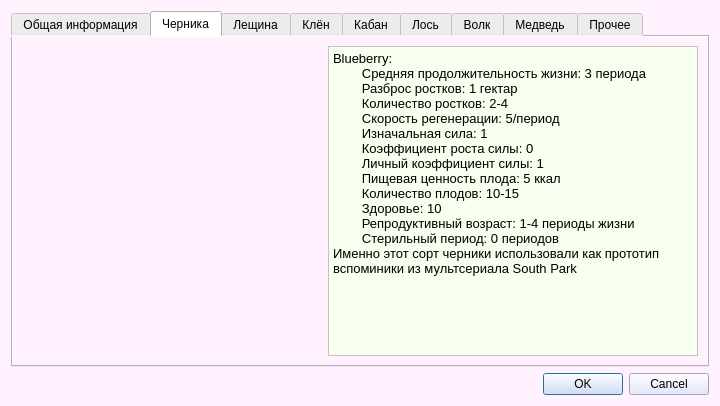
<?xml version="1.0" encoding="UTF-8"?>
<ui version="4.0">
 <class>InfoDialog</class>
 <widget class="QDialog" name="InfoDialog">
  <property name="geometry">
   <rect>
    <x>0</x>
    <y>0</y>
    <width>720</width>
    <height>406</height>
   </rect>
  </property>
  <property name="windowTitle">
   <string>Помощь</string>
  </property>
  <property name="windowIcon">
   <iconset>
    <normaloff>gamedata/icons/wasteland_icon.jpg</normaloff>gamedata/icons/wasteland_icon.jpg</iconset>
  </property>
  <property name="styleSheet">
   <string notr="true">background-color: rgb(255, 242, 254);</string>
  </property>
  <layout class="QGridLayout" name="gridLayout_2">
   <item row="0" column="0">
    <layout class="QGridLayout" name="gridLayout">
     <item row="0" column="0">
      <widget class="QTabWidget" name="tabsWidget">
       <property name="currentIndex">
        <number>1</number>
       </property>
       <widget class="QWidget" name="generalTab">
        <attribute name="title">
         <string>Общая информация</string>
        </attribute>
        <layout class="QGridLayout" name="gridLayout_4">
         <item row="0" column="0">
          <layout class="QGridLayout" name="gridLayout_3">
           <item row="0" column="0">
            <widget class="QTextEdit" name="generalInfo">
             <property name="styleSheet">
              <string notr="true">background-color: rgb(247, 255, 238);</string>
             </property>
             <property name="readOnly">
              <bool>true</bool>
             </property>
             <property name="html">
              <string>&lt;!DOCTYPE HTML PUBLIC &quot;-//W3C//DTD HTML 4.0//EN&quot; &quot;http://www.w3.org/TR/REC-html40/strict.dtd&quot;&gt;
&lt;html&gt;&lt;head&gt;&lt;meta name=&quot;qrichtext&quot; content=&quot;1&quot; /&gt;&lt;style type=&quot;text/css&quot;&gt;
p, li { white-space: pre-wrap; }
&lt;/style&gt;&lt;/head&gt;&lt;body style=&quot; font-family:'Noto Sans'; font-size:10pt; font-weight:400; font-style:normal;&quot;&gt;
&lt;p style=&quot; margin-top:0px; margin-bottom:0px; margin-left:0px; margin-right:0px; -qt-block-indent:0; text-indent:0px;&quot;&gt;Forest Simulation - version 2.0 release (04.05.2023)&lt;/p&gt;
&lt;p style=&quot; margin-top:0px; margin-bottom:0px; margin-left:0px; margin-right:0px; -qt-block-indent:0; text-indent:0px;&quot;&gt;  Автор: Vodohleb04 (Yackubovskiy Kirill, 121703)&lt;/p&gt;
&lt;p style=&quot; margin-top:0px; margin-bottom:0px; margin-left:0px; margin-right:0px; -qt-block-indent:0; text-indent:0px;&quot;&gt;  ППОИС, лаб.4&lt;/p&gt;
&lt;p style=&quot; margin-top:0px; margin-bottom:0px; margin-left:0px; margin-right:0px; -qt-block-indent:0; text-indent:0px;&quot;&gt;There are 7 types of creatures that can be a part of ecosystem:&lt;/p&gt;
&lt;p style=&quot; margin-top:0px; margin-bottom:0px; margin-left:0px; margin-right:0px; -qt-block-indent:0; text-indent:0px;&quot;&gt;  Plants are:	- Blueberry	- Hazel	- Maple&lt;/p&gt;
&lt;p style=&quot; margin-top:0px; margin-bottom:0px; margin-left:0px; margin-right:0px; -qt-block-indent:0; text-indent:0px;&quot;&gt;  Animals are	:    - Boar(Herbivore animal)    - Elk(Herbivore animal)     - Wolf(Predator animal)    - Bear(Omnivorous)&lt;/p&gt;
&lt;p style=&quot; margin-top:0px; margin-bottom:0px; margin-left:0px; margin-right:0px; -qt-block-indent:0; text-indent:0px;&quot;&gt; Every creature dies after some period. Deadly worm - immortal forest entity that destroy died animals.&lt;/p&gt;
&lt;p style=&quot; margin-top:0px; margin-bottom:0px; margin-left:0px; margin-right:0px; -qt-block-indent:0; text-indent:0px;&quot;&gt; Deadly worm sleeps for some period that is named deadly worm sleep interval.&lt;/p&gt;&lt;/body&gt;&lt;/html&gt;</string>
             </property>
            </widget>
           </item>
          </layout>
         </item>
        </layout>
       </widget>
       <widget class="QWidget" name="blueberryTab">
        <attribute name="title">
         <string>Черника</string>
        </attribute>
        <layout class="QGridLayout" name="gridLayout_6">
         <item row="0" column="0">
          <layout class="QGridLayout" name="gridLayout_5">
           <item row="0" column="1">
            <widget class="QTextEdit" name="blueBerryText">
             <property name="styleSheet">
              <string notr="true">background-color: rgb(247, 255, 238);</string>
             </property>
             <property name="readOnly">
              <bool>true</bool>
             </property>
             <property name="html">
              <string>&lt;!DOCTYPE HTML PUBLIC &quot;-//W3C//DTD HTML 4.0//EN&quot; &quot;http://www.w3.org/TR/REC-html40/strict.dtd&quot;&gt;
&lt;html&gt;&lt;head&gt;&lt;meta name=&quot;qrichtext&quot; content=&quot;1&quot; /&gt;&lt;style type=&quot;text/css&quot;&gt;
p, li { white-space: pre-wrap; }
&lt;/style&gt;&lt;/head&gt;&lt;body style=&quot; font-family:'Noto Sans'; font-size:10pt; font-weight:400; font-style:normal;&quot;&gt;
&lt;p style=&quot; margin-top:0px; margin-bottom:0px; margin-left:0px; margin-right:0px; -qt-block-indent:0; text-indent:0px;&quot;&gt;Blueberry:&lt;/p&gt;
&lt;p style=&quot; margin-top:0px; margin-bottom:0px; margin-left:0px; margin-right:0px; -qt-block-indent:0; text-indent:0px;&quot;&gt;        Средняя продолжительность жизни: 3 периода&lt;/p&gt;
&lt;p style=&quot; margin-top:0px; margin-bottom:0px; margin-left:0px; margin-right:0px; -qt-block-indent:0; text-indent:0px;&quot;&gt;        Разброс ростков: 1 гектар&lt;/p&gt;
&lt;p style=&quot; margin-top:0px; margin-bottom:0px; margin-left:0px; margin-right:0px; -qt-block-indent:0; text-indent:0px;&quot;&gt;        Количество ростков: 2-4&lt;/p&gt;
&lt;p style=&quot; margin-top:0px; margin-bottom:0px; margin-left:0px; margin-right:0px; -qt-block-indent:0; text-indent:0px;&quot;&gt;        Скорость регенерации: 5/период&lt;/p&gt;
&lt;p style=&quot; margin-top:0px; margin-bottom:0px; margin-left:0px; margin-right:0px; -qt-block-indent:0; text-indent:0px;&quot;&gt;        Изначальная сила: 1&lt;/p&gt;
&lt;p style=&quot; margin-top:0px; margin-bottom:0px; margin-left:0px; margin-right:0px; -qt-block-indent:0; text-indent:0px;&quot;&gt;        Коэффициент роста силы: 0&lt;/p&gt;
&lt;p style=&quot; margin-top:0px; margin-bottom:0px; margin-left:0px; margin-right:0px; -qt-block-indent:0; text-indent:0px;&quot;&gt;        Личный коэффициент силы: 1&lt;/p&gt;
&lt;p style=&quot; margin-top:0px; margin-bottom:0px; margin-left:0px; margin-right:0px; -qt-block-indent:0; text-indent:0px;&quot;&gt;        Пищевая ценность плода: 5 ккал&lt;/p&gt;
&lt;p style=&quot; margin-top:0px; margin-bottom:0px; margin-left:0px; margin-right:0px; -qt-block-indent:0; text-indent:0px;&quot;&gt;        Количество плодов: 10-15&lt;/p&gt;
&lt;p style=&quot; margin-top:0px; margin-bottom:0px; margin-left:0px; margin-right:0px; -qt-block-indent:0; text-indent:0px;&quot;&gt;        Здоровье: 10&lt;/p&gt;
&lt;p style=&quot; margin-top:0px; margin-bottom:0px; margin-left:0px; margin-right:0px; -qt-block-indent:0; text-indent:0px;&quot;&gt;        Репродуктивный возраст: 1-4 периоды жизни&lt;/p&gt;
&lt;p style=&quot; margin-top:0px; margin-bottom:0px; margin-left:0px; margin-right:0px; -qt-block-indent:0; text-indent:0px;&quot;&gt;        Стерильный период: 0 периодов&lt;/p&gt;
&lt;p style=&quot; margin-top:0px; margin-bottom:0px; margin-left:0px; margin-right:0px; -qt-block-indent:0; text-indent:0px;&quot;&gt;Именно этот сорт черники использовали как прототип вспоминики из мультсериала South Park&lt;/p&gt;&lt;/body&gt;&lt;/html&gt;</string>
             </property>
            </widget>
           </item>
           <item row="0" column="0">
            <widget class="QLabel" name="blueberryIcon">
             <property name="sizePolicy">
              <sizepolicy hsizetype="Fixed" vsizetype="Fixed">
               <horstretch>0</horstretch>
               <verstretch>0</verstretch>
              </sizepolicy>
             </property>
             <property name="minimumSize">
              <size>
               <width>300</width>
               <height>300</height>
              </size>
             </property>
             <property name="maximumSize">
              <size>
               <width>300</width>
               <height>300</height>
              </size>
             </property>
             <property name="text">
              <string/>
             </property>
             <property name="pixmap">
              <pixmap>gamedata/icons/funny_fact_blueberry.jpg</pixmap>
             </property>
             <property name="scaledContents">
              <bool>true</bool>
             </property>
            </widget>
           </item>
          </layout>
         </item>
        </layout>
       </widget>
       <widget class="QWidget" name="hazelTab">
        <attribute name="title">
         <string>Лещина</string>
        </attribute>
        <layout class="QGridLayout" name="gridLayout_8">
         <item row="0" column="0">
          <layout class="QGridLayout" name="gridLayout_7">
           <item row="0" column="0">
            <widget class="QLabel" name="hazelIcon">
             <property name="sizePolicy">
              <sizepolicy hsizetype="Fixed" vsizetype="Fixed">
               <horstretch>30</horstretch>
               <verstretch>0</verstretch>
              </sizepolicy>
             </property>
             <property name="minimumSize">
              <size>
               <width>422</width>
               <height>230</height>
              </size>
             </property>
             <property name="maximumSize">
              <size>
               <width>422</width>
               <height>230</height>
              </size>
             </property>
             <property name="autoFillBackground">
              <bool>false</bool>
             </property>
             <property name="text">
              <string/>
             </property>
             <property name="pixmap">
              <pixmap>gamedata/icons/funny_fact_hazel.png</pixmap>
             </property>
            </widget>
           </item>
           <item row="0" column="1">
            <widget class="QTextEdit" name="hazelInfo">
             <property name="styleSheet">
              <string notr="true">background-color: rgb(247, 255, 238);</string>
             </property>
             <property name="readOnly">
              <bool>true</bool>
             </property>
             <property name="html">
              <string>&lt;!DOCTYPE HTML PUBLIC &quot;-//W3C//DTD HTML 4.0//EN&quot; &quot;http://www.w3.org/TR/REC-html40/strict.dtd&quot;&gt;
&lt;html&gt;&lt;head&gt;&lt;meta name=&quot;qrichtext&quot; content=&quot;1&quot; /&gt;&lt;style type=&quot;text/css&quot;&gt;
p, li { white-space: pre-wrap; }
&lt;/style&gt;&lt;/head&gt;&lt;body style=&quot; font-family:'Noto Sans'; font-size:10pt; font-weight:400; font-style:normal;&quot;&gt;
&lt;p style=&quot; margin-top:0px; margin-bottom:0px; margin-left:0px; margin-right:0px; -qt-block-indent:0; text-indent:0px;&quot;&gt; Hazel:&lt;/p&gt;
&lt;p style=&quot; margin-top:0px; margin-bottom:0px; margin-left:0px; margin-right:0px; -qt-block-indent:0; text-indent:0px;&quot;&gt;        Средняя продолжительность жизни: 70 периодов&lt;/p&gt;
&lt;p style=&quot; margin-top:0px; margin-bottom:0px; margin-left:0px; margin-right:0px; -qt-block-indent:0; text-indent:0px;&quot;&gt;        Разброс ростков: 1 гектар&lt;/p&gt;
&lt;p style=&quot; margin-top:0px; margin-bottom:0px; margin-left:0px; margin-right:0px; -qt-block-indent:0; text-indent:0px;&quot;&gt;        Количество ростков:2-4&lt;/p&gt;
&lt;p style=&quot; margin-top:0px; margin-bottom:0px; margin-left:0px; margin-right:0px; -qt-block-indent:0; text-indent:0px;&quot;&gt;        Скорость регенерации: 13/период&lt;/p&gt;
&lt;p style=&quot; margin-top:0px; margin-bottom:0px; margin-left:0px; margin-right:0px; -qt-block-indent:0; text-indent:0px;&quot;&gt;        Изначальная сила: 5&lt;/p&gt;
&lt;p style=&quot; margin-top:0px; margin-bottom:0px; margin-left:0px; margin-right:0px; -qt-block-indent:0; text-indent:0px;&quot;&gt;        Коэффициент роста силы: 2/3&lt;/p&gt;
&lt;p style=&quot; margin-top:0px; margin-bottom:0px; margin-left:0px; margin-right:0px; -qt-block-indent:0; text-indent:0px;&quot;&gt;        Личный коэффициент силы: 20/25 -&amp;gt; 30/25&lt;/p&gt;
&lt;p style=&quot; margin-top:0px; margin-bottom:0px; margin-left:0px; margin-right:0px; -qt-block-indent:0; text-indent:0px;&quot;&gt;        Пищевая ценность плода: 10 ккал&lt;/p&gt;
&lt;p style=&quot; margin-top:0px; margin-bottom:0px; margin-left:0px; margin-right:0px; -qt-block-indent:0; text-indent:0px;&quot;&gt;        Количество плодов: 10-15&lt;/p&gt;
&lt;p style=&quot; margin-top:0px; margin-bottom:0px; margin-left:0px; margin-right:0px; -qt-block-indent:0; text-indent:0px;&quot;&gt;        Здоровье: 400&lt;/p&gt;
&lt;p style=&quot; margin-top:0px; margin-bottom:0px; margin-left:0px; margin-right:0px; -qt-block-indent:0; text-indent:0px;&quot;&gt;        Репродуктивный возраст: 30-70 периоды жизни&lt;/p&gt;
&lt;p style=&quot; margin-top:0px; margin-bottom:0px; margin-left:0px; margin-right:0px; -qt-block-indent:0; text-indent:0px;&quot;&gt;        Стерильный период: 0 периодов&lt;/p&gt;
&lt;p style=&quot; margin-top:0px; margin-bottom:0px; margin-left:0px; margin-right:0px; -qt-block-indent:0; text-indent:0px;&quot;&gt;        Характер: твёрдый&lt;/p&gt;
&lt;p style=&quot; margin-top:0px; margin-bottom:0px; margin-left:0px; margin-right:0px; -qt-block-indent:0; text-indent:0px;&quot;&gt;        Не женат&lt;/p&gt;&lt;/body&gt;&lt;/html&gt;</string>
             </property>
            </widget>
           </item>
          </layout>
         </item>
        </layout>
       </widget>
       <widget class="QWidget" name="mapleTab">
        <attribute name="title">
         <string>Клён</string>
        </attribute>
        <layout class="QGridLayout" name="gridLayout_10">
         <item row="0" column="0">
          <layout class="QGridLayout" name="gridLayout_9">
           <item row="0" column="0">
            <widget class="QLabel" name="mapleIcon">
             <property name="sizePolicy">
              <sizepolicy hsizetype="Fixed" vsizetype="Fixed">
               <horstretch>0</horstretch>
               <verstretch>0</verstretch>
              </sizepolicy>
             </property>
             <property name="minimumSize">
              <size>
               <width>447</width>
               <height>250</height>
              </size>
             </property>
             <property name="maximumSize">
              <size>
               <width>447</width>
               <height>250</height>
              </size>
             </property>
             <property name="text">
              <string/>
             </property>
             <property name="pixmap">
              <pixmap>gamedata/icons/funny_fact_maple.jpg</pixmap>
             </property>
            </widget>
           </item>
           <item row="0" column="1">
            <widget class="QTextEdit" name="mapleInfo_2">
             <property name="styleSheet">
              <string notr="true">background-color: rgb(247, 255, 238);</string>
             </property>
             <property name="readOnly">
              <bool>true</bool>
             </property>
             <property name="html">
              <string>&lt;!DOCTYPE HTML PUBLIC &quot;-//W3C//DTD HTML 4.0//EN&quot; &quot;http://www.w3.org/TR/REC-html40/strict.dtd&quot;&gt;
&lt;html&gt;&lt;head&gt;&lt;meta name=&quot;qrichtext&quot; content=&quot;1&quot; /&gt;&lt;style type=&quot;text/css&quot;&gt;
p, li { white-space: pre-wrap; }
&lt;/style&gt;&lt;/head&gt;&lt;body style=&quot; font-family:'Noto Sans'; font-size:10pt; font-weight:400; font-style:normal;&quot;&gt;
&lt;p style=&quot; margin-top:0px; margin-bottom:0px; margin-left:0px; margin-right:0px; -qt-block-indent:0; text-indent:0px;&quot;&gt;    Maple:&lt;/p&gt;
&lt;p style=&quot; margin-top:0px; margin-bottom:0px; margin-left:0px; margin-right:0px; -qt-block-indent:0; text-indent:0px;&quot;&gt;        Средняя продолжительность жизни: 200 периодов&lt;/p&gt;
&lt;p style=&quot; margin-top:0px; margin-bottom:0px; margin-left:0px; margin-right:0px; -qt-block-indent:0; text-indent:0px;&quot;&gt;        Разброс ростков: 2 гектара&lt;/p&gt;
&lt;p style=&quot; margin-top:0px; margin-bottom:0px; margin-left:0px; margin-right:0px; -qt-block-indent:0; text-indent:0px;&quot;&gt;        Количество ростков:1-3&lt;/p&gt;
&lt;p style=&quot; margin-top:0px; margin-bottom:0px; margin-left:0px; margin-right:0px; -qt-block-indent:0; text-indent:0px;&quot;&gt;        Скорость регенерации:50/период&lt;/p&gt;
&lt;p style=&quot; margin-top:0px; margin-bottom:0px; margin-left:0px; margin-right:0px; -qt-block-indent:0; text-indent:0px;&quot;&gt;        Изначальная сила: 10&lt;/p&gt;
&lt;p style=&quot; margin-top:0px; margin-bottom:0px; margin-left:0px; margin-right:0px; -qt-block-indent:0; text-indent:0px;&quot;&gt;        Коэффициент роста силы: 1&lt;/p&gt;
&lt;p style=&quot; margin-top:0px; margin-bottom:0px; margin-left:0px; margin-right:0px; -qt-block-indent:0; text-indent:0px;&quot;&gt;        Личный коэффициент силы: 40/50 -&amp;gt; 55/50&lt;/p&gt;
&lt;p style=&quot; margin-top:0px; margin-bottom:0px; margin-left:0px; margin-right:0px; -qt-block-indent:0; text-indent:0px;&quot;&gt;        Пищевая ценность плода: 5 ккал&lt;/p&gt;
&lt;p style=&quot; margin-top:0px; margin-bottom:0px; margin-left:0px; margin-right:0px; -qt-block-indent:0; text-indent:0px;&quot;&gt;        Количество плодов: 25-35&lt;/p&gt;
&lt;p style=&quot; margin-top:0px; margin-bottom:0px; margin-left:0px; margin-right:0px; -qt-block-indent:0; text-indent:0px;&quot;&gt;        Здоровье: 1000&lt;/p&gt;
&lt;p style=&quot; margin-top:0px; margin-bottom:0px; margin-left:0px; margin-right:0px; -qt-block-indent:0; text-indent:0px;&quot;&gt;        Репродуктивный возраст: 50-200 периоды жизни&lt;/p&gt;
&lt;p style=&quot; margin-top:0px; margin-bottom:0px; margin-left:0px; margin-right:0px; -qt-block-indent:0; text-indent:0px;&quot;&gt;        Стерильный период: 0 периодов&lt;/p&gt;
&lt;p style=&quot; margin-top:0px; margin-bottom:0px; margin-left:0px; margin-right:0px; -qt-block-indent:0; text-indent:0px;&quot;&gt;Никогда не спрашивайте в Канаде, кто такой клён...&lt;/p&gt;&lt;/body&gt;&lt;/html&gt;</string>
             </property>
            </widget>
           </item>
          </layout>
         </item>
        </layout>
       </widget>
       <widget class="QWidget" name="boarTab">
        <attribute name="title">
         <string>Кабан</string>
        </attribute>
        <layout class="QGridLayout" name="gridLayout_12">
         <item row="0" column="0">
          <layout class="QGridLayout" name="gridLayout_11">
           <item row="0" column="0">
            <widget class="QLabel" name="boarIcon">
             <property name="sizePolicy">
              <sizepolicy hsizetype="Fixed" vsizetype="Fixed">
               <horstretch>0</horstretch>
               <verstretch>0</verstretch>
              </sizepolicy>
             </property>
             <property name="minimumSize">
              <size>
               <width>300</width>
               <height>300</height>
              </size>
             </property>
             <property name="maximumSize">
              <size>
               <width>300</width>
               <height>300</height>
              </size>
             </property>
             <property name="text">
              <string/>
             </property>
             <property name="pixmap">
              <pixmap>gamedata/icons/funny_fact_boar.jpg</pixmap>
             </property>
            </widget>
           </item>
           <item row="0" column="1">
            <widget class="QTextEdit" name="boarInfo">
             <property name="styleSheet">
              <string notr="true">background-color: rgb(247, 255, 238);</string>
             </property>
             <property name="readOnly">
              <bool>true</bool>
             </property>
             <property name="html">
              <string>&lt;!DOCTYPE HTML PUBLIC &quot;-//W3C//DTD HTML 4.0//EN&quot; &quot;http://www.w3.org/TR/REC-html40/strict.dtd&quot;&gt;
&lt;html&gt;&lt;head&gt;&lt;meta name=&quot;qrichtext&quot; content=&quot;1&quot; /&gt;&lt;style type=&quot;text/css&quot;&gt;
p, li { white-space: pre-wrap; }
&lt;/style&gt;&lt;/head&gt;&lt;body style=&quot; font-family:'Noto Sans'; font-size:10pt; font-weight:400; font-style:normal;&quot;&gt;
&lt;p style=&quot; margin-top:0px; margin-bottom:0px; margin-left:0px; margin-right:0px; -qt-block-indent:0; text-indent:0px;&quot;&gt;Boar:&lt;/p&gt;
&lt;p style=&quot; margin-top:0px; margin-bottom:0px; margin-left:0px; margin-right:0px; -qt-block-indent:0; text-indent:0px;&quot;&gt;            Средняя продолжительность жизни: 15 периодов&lt;/p&gt;
&lt;p style=&quot; margin-top:0px; margin-bottom:0px; margin-left:0px; margin-right:0px; -qt-block-indent:0; text-indent:0px;&quot;&gt;            Количество детёнышей: 3-5&lt;/p&gt;
&lt;p style=&quot; margin-top:0px; margin-bottom:0px; margin-left:0px; margin-right:0px; -qt-block-indent:0; text-indent:0px;&quot;&gt;            Изначальная сила:&lt;/p&gt;
&lt;p style=&quot; margin-top:0px; margin-bottom:0px; margin-left:0px; margin-right:0px; -qt-block-indent:0; text-indent:0px;&quot;&gt;                Женская особь: 8&lt;/p&gt;
&lt;p style=&quot; margin-top:0px; margin-bottom:0px; margin-left:0px; margin-right:0px; -qt-block-indent:0; text-indent:0px;&quot;&gt;                Мужская особь: 10&lt;/p&gt;
&lt;p style=&quot; margin-top:0px; margin-bottom:0px; margin-left:0px; margin-right:0px; -qt-block-indent:0; text-indent:0px;&quot;&gt;            Коэффициент роста силы:&lt;/p&gt;
&lt;p style=&quot; margin-top:0px; margin-bottom:0px; margin-left:0px; margin-right:0px; -qt-block-indent:0; text-indent:0px;&quot;&gt;                Женская особь: 24/5&lt;/p&gt;
&lt;p style=&quot; margin-top:0px; margin-bottom:0px; margin-left:0px; margin-right:0px; -qt-block-indent:0; text-indent:0px;&quot;&gt;                Мужская особь: 6&lt;/p&gt;
&lt;p style=&quot; margin-top:0px; margin-bottom:0px; margin-left:0px; margin-right:0px; -qt-block-indent:0; text-indent:0px;&quot;&gt;            Личный коэффициент силы:&lt;/p&gt;
&lt;p style=&quot; margin-top:0px; margin-bottom:0px; margin-left:0px; margin-right:0px; -qt-block-indent:0; text-indent:0px;&quot;&gt;                Женская особь: 25/30 -&amp;gt; 35/30&lt;/p&gt;
&lt;p style=&quot; margin-top:0px; margin-bottom:0px; margin-left:0px; margin-right:0px; -qt-block-indent:0; text-indent:0px;&quot;&gt;                Мужская особь: 35/40 -&amp;gt; 45/40&lt;/p&gt;
&lt;p style=&quot; margin-top:0px; margin-bottom:0px; margin-left:0px; margin-right:0px; -qt-block-indent:0; text-indent:0px;&quot;&gt;            Пищевая ценность: 250 ккал&lt;/p&gt;
&lt;p style=&quot; margin-top:0px; margin-bottom:0px; margin-left:0px; margin-right:0px; -qt-block-indent:0; text-indent:0px;&quot;&gt;            Здоровье: 200&lt;/p&gt;
&lt;p style=&quot; margin-top:0px; margin-bottom:0px; margin-left:0px; margin-right:0px; -qt-block-indent:0; text-indent:0px;&quot;&gt;            Наносимый урон: 100&lt;/p&gt;
&lt;p style=&quot; margin-top:0px; margin-bottom:0px; margin-left:0px; margin-right:0px; -qt-block-indent:0; text-indent:0px;&quot;&gt;            Репродуктивный возраст: 5-11 периоды жизни&lt;/p&gt;
&lt;p style=&quot; margin-top:0px; margin-bottom:0px; margin-left:0px; margin-right:0px; -qt-block-indent:0; text-indent:0px;&quot;&gt;            Требуемое количество растительной пищи: 100 ккал&lt;/p&gt;
&lt;p style=&quot; margin-top:0px; margin-bottom:0px; margin-left:0px; margin-right:0px; -qt-block-indent:0; text-indent:0px;&quot;&gt;            Скорость голодания: 75 ккал/период&lt;/p&gt;
&lt;p style=&quot; margin-top:0px; margin-bottom:0px; margin-left:0px; margin-right:0px; -qt-block-indent:0; text-indent:0px;&quot;&gt;            Стерильный период: 2 периода&lt;/p&gt;
&lt;p style=&quot; margin-top:0px; margin-bottom:0px; margin-left:0px; margin-right:0px; -qt-block-indent:0; text-indent:0px;&quot;&gt;На фото экспериментальный образей данного типа.&lt;/p&gt;&lt;/body&gt;&lt;/html&gt;</string>
             </property>
            </widget>
           </item>
          </layout>
         </item>
        </layout>
       </widget>
       <widget class="QWidget" name="elkTab">
        <attribute name="title">
         <string>Лось</string>
        </attribute>
        <layout class="QGridLayout" name="gridLayout_15">
         <item row="0" column="0">
          <layout class="QGridLayout" name="gridLayout_14">
           <item row="0" column="0">
            <widget class="QLabel" name="elkIcon">
             <property name="minimumSize">
              <size>
               <width>300</width>
               <height>250</height>
              </size>
             </property>
             <property name="maximumSize">
              <size>
               <width>300</width>
               <height>250</height>
              </size>
             </property>
             <property name="text">
              <string/>
             </property>
             <property name="pixmap">
              <pixmap>gamedata/icons/funny_fact_elk.jpg</pixmap>
             </property>
            </widget>
           </item>
           <item row="0" column="1">
            <widget class="QTextEdit" name="elkInfo">
             <property name="sizePolicy">
              <sizepolicy hsizetype="Expanding" vsizetype="Expanding">
               <horstretch>0</horstretch>
               <verstretch>0</verstretch>
              </sizepolicy>
             </property>
             <property name="styleSheet">
              <string notr="true">background-color: rgb(247, 255, 238);</string>
             </property>
             <property name="readOnly">
              <bool>true</bool>
             </property>
             <property name="html">
              <string>&lt;!DOCTYPE HTML PUBLIC &quot;-//W3C//DTD HTML 4.0//EN&quot; &quot;http://www.w3.org/TR/REC-html40/strict.dtd&quot;&gt;
&lt;html&gt;&lt;head&gt;&lt;meta name=&quot;qrichtext&quot; content=&quot;1&quot; /&gt;&lt;style type=&quot;text/css&quot;&gt;
p, li { white-space: pre-wrap; }
&lt;/style&gt;&lt;/head&gt;&lt;body style=&quot; font-family:'Noto Sans'; font-size:10pt; font-weight:400; font-style:normal;&quot;&gt;
&lt;p style=&quot; margin-top:0px; margin-bottom:0px; margin-left:0px; margin-right:0px; -qt-block-indent:0; text-indent:0px;&quot;&gt;        Elk:&lt;/p&gt;
&lt;p style=&quot; margin-top:0px; margin-bottom:0px; margin-left:0px; margin-right:0px; -qt-block-indent:0; text-indent:0px;&quot;&gt;            Средняя продолжительность жизни: 14 периодов&lt;/p&gt;
&lt;p style=&quot; margin-top:0px; margin-bottom:0px; margin-left:0px; margin-right:0px; -qt-block-indent:0; text-indent:0px;&quot;&gt;            Количество детёнышей: 2-3&lt;/p&gt;
&lt;p style=&quot; margin-top:0px; margin-bottom:0px; margin-left:0px; margin-right:0px; -qt-block-indent:0; text-indent:0px;&quot;&gt;            Изначальная сила:&lt;/p&gt;
&lt;p style=&quot; margin-top:0px; margin-bottom:0px; margin-left:0px; margin-right:0px; -qt-block-indent:0; text-indent:0px;&quot;&gt;                Женская особь: 10&lt;/p&gt;
&lt;p style=&quot; margin-top:0px; margin-bottom:0px; margin-left:0px; margin-right:0px; -qt-block-indent:0; text-indent:0px;&quot;&gt;                Мужская особь: 15&lt;/p&gt;
&lt;p style=&quot; margin-top:0px; margin-bottom:0px; margin-left:0px; margin-right:0px; -qt-block-indent:0; text-indent:0px;&quot;&gt;            Коэффициент роста силы:&lt;/p&gt;
&lt;p style=&quot; margin-top:0px; margin-bottom:0px; margin-left:0px; margin-right:0px; -qt-block-indent:0; text-indent:0px;&quot;&gt;                Женская особь: 42.5/4&lt;/p&gt;
&lt;p style=&quot; margin-top:0px; margin-bottom:0px; margin-left:0px; margin-right:0px; -qt-block-indent:0; text-indent:0px;&quot;&gt;                Мужская особь: 12.5&lt;/p&gt;
&lt;p style=&quot; margin-top:0px; margin-bottom:0px; margin-left:0px; margin-right:0px; -qt-block-indent:0; text-indent:0px;&quot;&gt;            Личный коэффициент силы:&lt;/p&gt;
&lt;p style=&quot; margin-top:0px; margin-bottom:0px; margin-left:0px; margin-right:0px; -qt-block-indent:0; text-indent:0px;&quot;&gt;                Женская особь: 40/52.5 -&amp;gt; 65/52.5&lt;/p&gt;
&lt;p style=&quot; margin-top:0px; margin-bottom:0px; margin-left:0px; margin-right:0px; -qt-block-indent:0; text-indent:0px;&quot;&gt;                Мужская особь: 55/65 - &amp;gt; 75/65&lt;/p&gt;
&lt;p style=&quot; margin-top:0px; margin-bottom:0px; margin-left:0px; margin-right:0px; -qt-block-indent:0; text-indent:0px;&quot;&gt;            Пищевая ценность: 600 ккал&lt;/p&gt;
&lt;p style=&quot; margin-top:0px; margin-bottom:0px; margin-left:0px; margin-right:0px; -qt-block-indent:0; text-indent:0px;&quot;&gt;            Здоровье: 350&lt;/p&gt;
&lt;p style=&quot; margin-top:0px; margin-bottom:0px; margin-left:0px; margin-right:0px; -qt-block-indent:0; text-indent:0px;&quot;&gt;            Наносимый урон: 300&lt;/p&gt;
&lt;p style=&quot; margin-top:0px; margin-bottom:0px; margin-left:0px; margin-right:0px; -qt-block-indent:0; text-indent:0px;&quot;&gt;            Репродуктивный возраст: 4-12 периоды жизни&lt;/p&gt;
&lt;p style=&quot; margin-top:0px; margin-bottom:0px; margin-left:0px; margin-right:0px; -qt-block-indent:0; text-indent:0px;&quot;&gt;            Требуемое количество растительной пищи: 125 ккал&lt;/p&gt;
&lt;p style=&quot; margin-top:0px; margin-bottom:0px; margin-left:0px; margin-right:0px; -qt-block-indent:0; text-indent:0px;&quot;&gt;            Скорость голодания: 100 ккал/период&lt;/p&gt;
&lt;p style=&quot; margin-top:0px; margin-bottom:0px; margin-left:0px; margin-right:0px; -qt-block-indent:0; text-indent:0px;&quot;&gt;            Стерильный период: 3 периода&lt;/p&gt;
&lt;p style=&quot; margin-top:0px; margin-bottom:0px; margin-left:0px; margin-right:0px; -qt-block-indent:0; text-indent:0px;&quot;&gt;Это феноменально...&lt;/p&gt;&lt;/body&gt;&lt;/html&gt;</string>
             </property>
            </widget>
           </item>
          </layout>
         </item>
        </layout>
       </widget>
       <widget class="QWidget" name="wolfTab">
        <attribute name="title">
         <string>Волк</string>
        </attribute>
        <layout class="QGridLayout" name="gridLayout_17">
         <item row="0" column="0">
          <layout class="QGridLayout" name="gridLayout_16">
           <item row="0" column="0">
            <widget class="QLabel" name="wolfIcon">
             <property name="sizePolicy">
              <sizepolicy hsizetype="Fixed" vsizetype="Fixed">
               <horstretch>0</horstretch>
               <verstretch>0</verstretch>
              </sizepolicy>
             </property>
             <property name="minimumSize">
              <size>
               <width>360</width>
               <height>242</height>
              </size>
             </property>
             <property name="maximumSize">
              <size>
               <width>360</width>
               <height>242</height>
              </size>
             </property>
             <property name="text">
              <string/>
             </property>
             <property name="pixmap">
              <pixmap>gamedata/icons/funny_fact_wolf.png</pixmap>
             </property>
            </widget>
           </item>
           <item row="0" column="1">
            <widget class="QTextEdit" name="wolfInfo">
             <property name="styleSheet">
              <string notr="true">background-color: rgb(247, 255, 238);</string>
             </property>
             <property name="html">
              <string>&lt;!DOCTYPE HTML PUBLIC &quot;-//W3C//DTD HTML 4.0//EN&quot; &quot;http://www.w3.org/TR/REC-html40/strict.dtd&quot;&gt;
&lt;html&gt;&lt;head&gt;&lt;meta name=&quot;qrichtext&quot; content=&quot;1&quot; /&gt;&lt;style type=&quot;text/css&quot;&gt;
p, li { white-space: pre-wrap; }
&lt;/style&gt;&lt;/head&gt;&lt;body style=&quot; font-family:'Noto Sans'; font-size:10pt; font-weight:400; font-style:normal;&quot;&gt;
&lt;p style=&quot; margin-top:0px; margin-bottom:0px; margin-left:0px; margin-right:0px; -qt-block-indent:0; text-indent:0px;&quot;&gt;Wolf:&lt;/p&gt;
&lt;p style=&quot; margin-top:0px; margin-bottom:0px; margin-left:0px; margin-right:0px; -qt-block-indent:0; text-indent:0px;&quot;&gt;            Средняя продолжительность жизни: 10 периодов&lt;/p&gt;
&lt;p style=&quot; margin-top:0px; margin-bottom:0px; margin-left:0px; margin-right:0px; -qt-block-indent:0; text-indent:0px;&quot;&gt;            Количество детёнышей: 3-5&lt;/p&gt;
&lt;p style=&quot; margin-top:0px; margin-bottom:0px; margin-left:0px; margin-right:0px; -qt-block-indent:0; text-indent:0px;&quot;&gt;            Изначальная сила:&lt;/p&gt;
&lt;p style=&quot; margin-top:0px; margin-bottom:0px; margin-left:0px; margin-right:0px; -qt-block-indent:0; text-indent:0px;&quot;&gt;                Женская особь: 10&lt;/p&gt;
&lt;p style=&quot; margin-top:0px; margin-bottom:0px; margin-left:0px; margin-right:0px; -qt-block-indent:0; text-indent:0px;&quot;&gt;                Мужская особь: 12&lt;/p&gt;
&lt;p style=&quot; margin-top:0px; margin-bottom:0px; margin-left:0px; margin-right:0px; -qt-block-indent:0; text-indent:0px;&quot;&gt;            Коэффициент роста силы:&lt;/p&gt;
&lt;p style=&quot; margin-top:0px; margin-bottom:0px; margin-left:0px; margin-right:0px; -qt-block-indent:0; text-indent:0px;&quot;&gt;                Женская особь: 35/3&lt;/p&gt;
&lt;p style=&quot; margin-top:0px; margin-bottom:0px; margin-left:0px; margin-right:0px; -qt-block-indent:0; text-indent:0px;&quot;&gt;                Мужская особь: 40.5/3&lt;/p&gt;
&lt;p style=&quot; margin-top:0px; margin-bottom:0px; margin-left:0px; margin-right:0px; -qt-block-indent:0; text-indent:0px;&quot;&gt;            Личный коэффициент силы:&lt;/p&gt;
&lt;p style=&quot; margin-top:0px; margin-bottom:0px; margin-left:0px; margin-right:0px; -qt-block-indent:0; text-indent:0px;&quot;&gt;                Женская особь: 35/45 -&amp;gt; 55/45&lt;/p&gt;
&lt;p style=&quot; margin-top:0px; margin-bottom:0px; margin-left:0px; margin-right:0px; -qt-block-indent:0; text-indent:0px;&quot;&gt;                Мужская особь: 40/52.5 -&amp;gt; 65/52.5&lt;/p&gt;
&lt;p style=&quot; margin-top:0px; margin-bottom:0px; margin-left:0px; margin-right:0px; -qt-block-indent:0; text-indent:0px;&quot;&gt;            Пищевая ценность: 200 ккал&lt;/p&gt;
&lt;p style=&quot; margin-top:0px; margin-bottom:0px; margin-left:0px; margin-right:0px; -qt-block-indent:0; text-indent:0px;&quot;&gt;            Здоровье: 200&lt;/p&gt;
&lt;p style=&quot; margin-top:0px; margin-bottom:0px; margin-left:0px; margin-right:0px; -qt-block-indent:0; text-indent:0px;&quot;&gt;            Наносимый урон: 200&lt;/p&gt;
&lt;p style=&quot; margin-top:0px; margin-bottom:0px; margin-left:0px; margin-right:0px; -qt-block-indent:0; text-indent:0px;&quot;&gt;            Репродуктивный возраст: 3-9 периоды жизни&lt;/p&gt;
&lt;p style=&quot; margin-top:0px; margin-bottom:0px; margin-left:0px; margin-right:0px; -qt-block-indent:0; text-indent:0px;&quot;&gt;            Требуемое количество растительной пищи: 0 ккал&lt;/p&gt;
&lt;p style=&quot; margin-top:0px; margin-bottom:0px; margin-left:0px; margin-right:0px; -qt-block-indent:0; text-indent:0px;&quot;&gt;            Скорость голодания: 100 ккал/период&lt;/p&gt;
&lt;p style=&quot; margin-top:0px; margin-bottom:0px; margin-left:0px; margin-right:0px; -qt-block-indent:0; text-indent:0px;&quot;&gt;            Стерильный период: 2 периода&lt;/p&gt;
&lt;p style=&quot; margin-top:0px; margin-bottom:0px; margin-left:0px; margin-right:0px; -qt-block-indent:0; text-indent:0px;&quot;&gt;Думает, что очень умный и мудрый&lt;/p&gt;&lt;/body&gt;&lt;/html&gt;</string>
             </property>
            </widget>
           </item>
          </layout>
         </item>
        </layout>
       </widget>
       <widget class="QWidget" name="bearTab">
        <attribute name="title">
         <string>Медведь</string>
        </attribute>
        <layout class="QGridLayout" name="gridLayout_19">
         <item row="0" column="0">
          <layout class="QGridLayout" name="gridLayout_18">
           <item row="0" column="0">
            <widget class="QLabel" name="bearIcon">
             <property name="minimumSize">
              <size>
               <width>300</width>
               <height>300</height>
              </size>
             </property>
             <property name="maximumSize">
              <size>
               <width>300</width>
               <height>300</height>
              </size>
             </property>
             <property name="text">
              <string/>
             </property>
             <property name="pixmap">
              <pixmap>gamedata/icons/funny_fact_bear.jpg</pixmap>
             </property>
            </widget>
           </item>
           <item row="0" column="1">
            <widget class="QTextEdit" name="bearInfo2">
             <property name="styleSheet">
              <string notr="true">background-color: rgb(247, 255, 238);</string>
             </property>
             <property name="readOnly">
              <bool>true</bool>
             </property>
             <property name="html">
              <string>&lt;!DOCTYPE HTML PUBLIC &quot;-//W3C//DTD HTML 4.0//EN&quot; &quot;http://www.w3.org/TR/REC-html40/strict.dtd&quot;&gt;
&lt;html&gt;&lt;head&gt;&lt;meta name=&quot;qrichtext&quot; content=&quot;1&quot; /&gt;&lt;style type=&quot;text/css&quot;&gt;
p, li { white-space: pre-wrap; }
&lt;/style&gt;&lt;/head&gt;&lt;body style=&quot; font-family:'Noto Sans'; font-size:10pt; font-weight:400; font-style:normal;&quot;&gt;
&lt;p style=&quot; margin-top:0px; margin-bottom:0px; margin-left:0px; margin-right:0px; -qt-block-indent:0; text-indent:0px;&quot;&gt;Bear:&lt;/p&gt;
&lt;p style=&quot; margin-top:0px; margin-bottom:0px; margin-left:0px; margin-right:0px; -qt-block-indent:0; text-indent:0px;&quot;&gt;            Средняя продолжительность жизни: 25 периодов&lt;/p&gt;
&lt;p style=&quot; margin-top:0px; margin-bottom:0px; margin-left:0px; margin-right:0px; -qt-block-indent:0; text-indent:0px;&quot;&gt;            Количество детёнышей: 2-3&lt;/p&gt;
&lt;p style=&quot; margin-top:0px; margin-bottom:0px; margin-left:0px; margin-right:0px; -qt-block-indent:0; text-indent:0px;&quot;&gt;            Изначальная сила:&lt;/p&gt;
&lt;p style=&quot; margin-top:0px; margin-bottom:0px; margin-left:0px; margin-right:0px; -qt-block-indent:0; text-indent:0px;&quot;&gt;                Женская особь: 12&lt;/p&gt;
&lt;p style=&quot; margin-top:0px; margin-bottom:0px; margin-left:0px; margin-right:0px; -qt-block-indent:0; text-indent:0px;&quot;&gt;                Мужская особь: 15&lt;/p&gt;
&lt;p style=&quot; margin-top:0px; margin-bottom:0px; margin-left:0px; margin-right:0px; -qt-block-indent:0; text-indent:0px;&quot;&gt;            Коэффициент роста силы:&lt;/p&gt;
&lt;p style=&quot; margin-top:0px; margin-bottom:0px; margin-left:0px; margin-right:0px; -qt-block-indent:0; text-indent:0px;&quot;&gt;                Женская особь: 55.5/8&lt;/p&gt;
&lt;p style=&quot; margin-top:0px; margin-bottom:0px; margin-left:0px; margin-right:0px; -qt-block-indent:0; text-indent:0px;&quot;&gt;                Мужская особь: 55/8&lt;/p&gt;
&lt;p style=&quot; margin-top:0px; margin-bottom:0px; margin-left:0px; margin-right:0px; -qt-block-indent:0; text-indent:0px;&quot;&gt;            Личный коэффициент силы:&lt;/p&gt;
&lt;p style=&quot; margin-top:0px; margin-bottom:0px; margin-left:0px; margin-right:0px; -qt-block-indent:0; text-indent:0px;&quot;&gt;                Женская особь: 55/67.5 -&amp;gt; 80/67.5&lt;/p&gt;
&lt;p style=&quot; margin-top:0px; margin-bottom:0px; margin-left:0px; margin-right:0px; -qt-block-indent:0; text-indent:0px;&quot;&gt;                Мужская особь: 60/70 -&amp;gt; 80/70&lt;/p&gt;
&lt;p style=&quot; margin-top:0px; margin-bottom:0px; margin-left:0px; margin-right:0px; -qt-block-indent:0; text-indent:0px;&quot;&gt;            Пищевая ценность: 600 ккал&lt;/p&gt;
&lt;p style=&quot; margin-top:0px; margin-bottom:0px; margin-left:0px; margin-right:0px; -qt-block-indent:0; text-indent:0px;&quot;&gt;            Здоровье: 300&lt;/p&gt;
&lt;p style=&quot; margin-top:0px; margin-bottom:0px; margin-left:0px; margin-right:0px; -qt-block-indent:0; text-indent:0px;&quot;&gt;            Наносимый урон: 350&lt;/p&gt;
&lt;p style=&quot; margin-top:0px; margin-bottom:0px; margin-left:0px; margin-right:0px; -qt-block-indent:0; text-indent:0px;&quot;&gt;            Репродуктивный возраст: 8-20 периоды жизни&lt;/p&gt;
&lt;p style=&quot; margin-top:0px; margin-bottom:0px; margin-left:0px; margin-right:0px; -qt-block-indent:0; text-indent:0px;&quot;&gt;            Требуемое количество растительной пищи: 150 ккал&lt;/p&gt;
&lt;p style=&quot; margin-top:0px; margin-bottom:0px; margin-left:0px; margin-right:0px; -qt-block-indent:0; text-indent:0px;&quot;&gt;            Скорость голодания: 150 ккал/период&lt;/p&gt;
&lt;p style=&quot; margin-top:0px; margin-bottom:0px; margin-left:0px; margin-right:0px; -qt-block-indent:0; text-indent:0px;&quot;&gt;            Стерильный период: 4 периода&lt;/p&gt;
&lt;p style=&quot; margin-top:0px; margin-bottom:0px; margin-left:0px; margin-right:0px; -qt-block-indent:0; text-indent:0px;&quot;&gt;            3/4 рациона составляет растительная пища&lt;/p&gt;
&lt;p style=&quot; margin-top:0px; margin-bottom:0px; margin-left:0px; margin-right:0px; -qt-block-indent:0; text-indent:0px;&quot;&gt;Сбежал из психбольницы&lt;/p&gt;&lt;/body&gt;&lt;/html&gt;</string>
             </property>
            </widget>
           </item>
          </layout>
         </item>
        </layout>
       </widget>
       <widget class="QWidget" name="otherTab">
        <attribute name="title">
         <string>Прочее</string>
        </attribute>
        <layout class="QGridLayout" name="gridLayout_21">
         <item row="0" column="0">
          <layout class="QGridLayout" name="gridLayout_20">
           <item row="0" column="0">
            <widget class="QTextEdit" name="otherInfo">
             <property name="styleSheet">
              <string notr="true">background-color: rgb(247, 255, 238);</string>
             </property>
             <property name="readOnly">
              <bool>true</bool>
             </property>
             <property name="html">
              <string>&lt;!DOCTYPE HTML PUBLIC &quot;-//W3C//DTD HTML 4.0//EN&quot; &quot;http://www.w3.org/TR/REC-html40/strict.dtd&quot;&gt;
&lt;html&gt;&lt;head&gt;&lt;meta name=&quot;qrichtext&quot; content=&quot;1&quot; /&gt;&lt;style type=&quot;text/css&quot;&gt;
p, li { white-space: pre-wrap; }
&lt;/style&gt;&lt;/head&gt;&lt;body style=&quot; font-family:'Noto Sans'; font-size:10pt; font-weight:400; font-style:normal;&quot;&gt;
&lt;p style=&quot; margin-top:0px; margin-bottom:0px; margin-left:0px; margin-right:0px; -qt-block-indent:0; text-indent:0px;&quot;&gt;  Все животные после определённого периода времени или по иным причинам умирают. Их тела храняться в течении периода&lt;/p&gt;
&lt;p style=&quot; margin-top:0px; margin-bottom:0px; margin-left:0px; margin-right:0px; -qt-block-indent:0; text-indent:0px;&quot;&gt;  времени. После чего их уничтожает смерто-червь - бессмертное существо, очищающее экосистему.&lt;/p&gt;
&lt;p style=&quot;-qt-paragraph-type:empty; margin-top:0px; margin-bottom:0px; margin-left:0px; margin-right:0px; -qt-block-indent:0; text-indent:0px;&quot;&gt;&lt;br /&gt;&lt;/p&gt;
&lt;p style=&quot; margin-top:0px; margin-bottom:0px; margin-left:0px; margin-right:0px; -qt-block-indent:0; text-indent:0px;&quot;&gt;  Базовые значения для экосистемы (автозаполнение исполльзует именно эти значения):&lt;/p&gt;
&lt;p style=&quot; margin-top:0px; margin-bottom:0px; margin-left:0px; margin-right:0px; -qt-block-indent:0; text-indent:0px;&quot;&gt;    Вертикальные размеры поля: 7 (0 -&amp;gt; 6)&lt;/p&gt;
&lt;p style=&quot; margin-top:0px; margin-bottom:0px; margin-left:0px; margin-right:0px; -qt-block-indent:0; text-indent:0px;&quot;&gt;    Горизонтальные размеры поля: 7 (0 -&amp;gt; 6)&lt;/p&gt;
&lt;p style=&quot; margin-top:0px; margin-bottom:0px; margin-left:0px; margin-right:0px; -qt-block-indent:0; text-indent:0px;&quot;&gt;    Время бездействия смерто-червя: 5 периодов&lt;/p&gt;
&lt;p style=&quot; margin-top:0px; margin-bottom:0px; margin-left:0px; margin-right:0px; -qt-block-indent:0; text-indent:0px;&quot;&gt;    Значения количества существ в зависимости от типа:&lt;/p&gt;
&lt;p style=&quot; margin-top:0px; margin-bottom:0px; margin-left:0px; margin-right:0px; -qt-block-indent:0; text-indent:0px;&quot;&gt;        blueberry: 20&lt;/p&gt;
&lt;p style=&quot; margin-top:0px; margin-bottom:0px; margin-left:0px; margin-right:0px; -qt-block-indent:0; text-indent:0px;&quot;&gt;        hazel: 10&lt;/p&gt;
&lt;p style=&quot; margin-top:0px; margin-bottom:0px; margin-left:0px; margin-right:0px; -qt-block-indent:0; text-indent:0px;&quot;&gt;        maple: 10&lt;/p&gt;
&lt;p style=&quot; margin-top:0px; margin-bottom:0px; margin-left:0px; margin-right:0px; -qt-block-indent:0; text-indent:0px;&quot;&gt;        boar: 12&lt;/p&gt;
&lt;p style=&quot; margin-top:0px; margin-bottom:0px; margin-left:0px; margin-right:0px; -qt-block-indent:0; text-indent:0px;&quot;&gt;        elk: 6&lt;/p&gt;
&lt;p style=&quot; margin-top:0px; margin-bottom:0px; margin-left:0px; margin-right:0px; -qt-block-indent:0; text-indent:0px;&quot;&gt;        wolf: 12&lt;/p&gt;
&lt;p style=&quot; margin-top:0px; margin-bottom:0px; margin-left:0px; margin-right:0px; -qt-block-indent:0; text-indent:0px;&quot;&gt;        bear: 6&lt;/p&gt;
&lt;p style=&quot;-qt-paragraph-type:empty; margin-top:0px; margin-bottom:0px; margin-left:0px; margin-right:0px; -qt-block-indent:0; text-indent:0px;&quot;&gt;&lt;br /&gt;&lt;/p&gt;
&lt;p style=&quot; margin-top:0px; margin-bottom:0px; margin-left:0px; margin-right:0px; -qt-block-indent:0; text-indent:0px;&quot;&gt;  В экосистеме единицей времени является период. За каждый период происходит следующая последовательность событий:&lt;/p&gt;
&lt;p style=&quot; margin-top:0px; margin-bottom:0px; margin-left:0px; margin-right:0px; -qt-block-indent:0; text-indent:0px;&quot;&gt;  1. Животные ищут пищу&lt;/p&gt;
&lt;p style=&quot; margin-top:0px; margin-bottom:0px; margin-left:0px; margin-right:0px; -qt-block-indent:0; text-indent:0px;&quot;&gt;  2. Растения и животные размножаются (если в данный период они способны это сделать)&lt;/p&gt;
&lt;p style=&quot; margin-top:0px; margin-bottom:0px; margin-left:0px; margin-right:0px; -qt-block-indent:0; text-indent:0px;&quot;&gt;  3. Животные передвигаются в другой гектар&lt;/p&gt;
&lt;p style=&quot; margin-top:0px; margin-bottom:0px; margin-left:0px; margin-right:0px; -qt-block-indent:0; text-indent:0px;&quot;&gt;  После любого периода с определённой вероятностью каждое существо может погибнуть (внезапная смерть), а так же может&lt;/p&gt;
&lt;p style=&quot; margin-top:0px; margin-bottom:0px; margin-left:0px; margin-right:0px; -qt-block-indent:0; text-indent:0px;&quot;&gt;  произойти апокалипсис, после чего все существа погибнут. Размножение и передвижение происходит с определённой&lt;/p&gt;
&lt;p style=&quot; margin-top:0px; margin-bottom:0px; margin-left:0px; margin-right:0px; -qt-block-indent:0; text-indent:0px;&quot;&gt;  вероятностью, следовательно, не все способные передвигаться и размножаться существа по истечении периода сделают это.&lt;/p&gt;
&lt;p style=&quot;-qt-paragraph-type:empty; margin-top:0px; margin-bottom:0px; margin-left:0px; margin-right:0px; -qt-block-indent:0; text-indent:0px;&quot;&gt;&lt;br /&gt;&lt;/p&gt;&lt;/body&gt;&lt;/html&gt;</string>
             </property>
            </widget>
           </item>
          </layout>
         </item>
        </layout>
       </widget>
      </widget>
     </item>
    </layout>
   </item>
   <item row="1" column="0">
    <widget class="QDialogButtonBox" name="buttonBox">
     <property name="cursor">
      <cursorShape>ArrowCursor</cursorShape>
     </property>
     <property name="styleSheet">
      <string notr="true">background-color: rgb(224, 224, 255);</string>
     </property>
     <property name="orientation">
      <enum>Qt::Horizontal</enum>
     </property>
     <property name="standardButtons">
      <set>QDialogButtonBox::Cancel|QDialogButtonBox::Ok</set>
     </property>
    </widget>
   </item>
  </layout>
 </widget>
 <resources/>
 <connections>
  <connection>
   <sender>buttonBox</sender>
   <signal>accepted()</signal>
   <receiver>InfoDialog</receiver>
   <slot>accept()</slot>
   <hints>
    <hint type="sourcelabel">
     <x>248</x>
     <y>254</y>
    </hint>
    <hint type="destinationlabel">
     <x>157</x>
     <y>274</y>
    </hint>
   </hints>
  </connection>
  <connection>
   <sender>buttonBox</sender>
   <signal>rejected()</signal>
   <receiver>InfoDialog</receiver>
   <slot>reject()</slot>
   <hints>
    <hint type="sourcelabel">
     <x>316</x>
     <y>260</y>
    </hint>
    <hint type="destinationlabel">
     <x>286</x>
     <y>274</y>
    </hint>
   </hints>
  </connection>
 </connections>
</ui>
